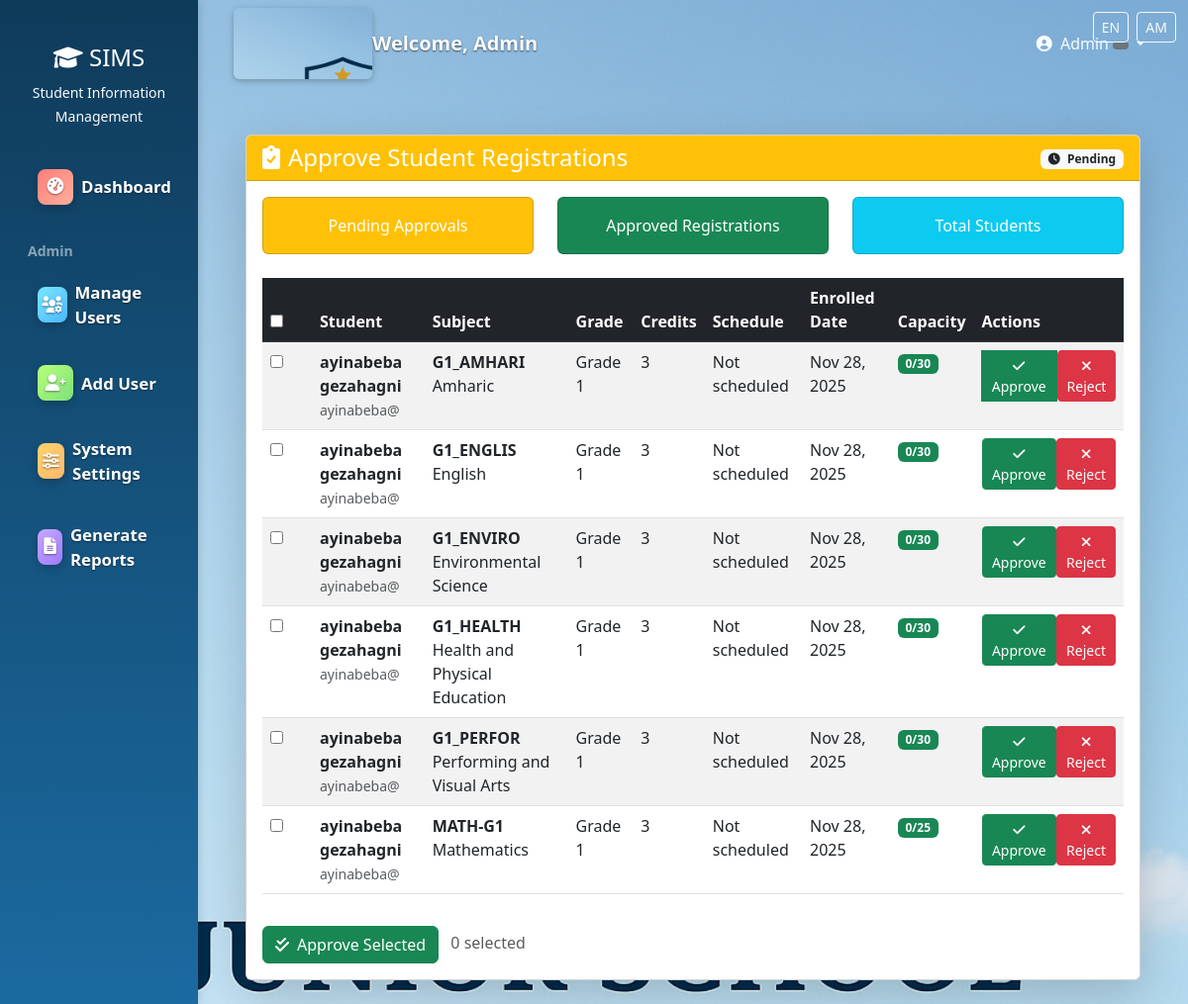
Before: /registrar/approve-registrations/ (signed in) with the older database file.
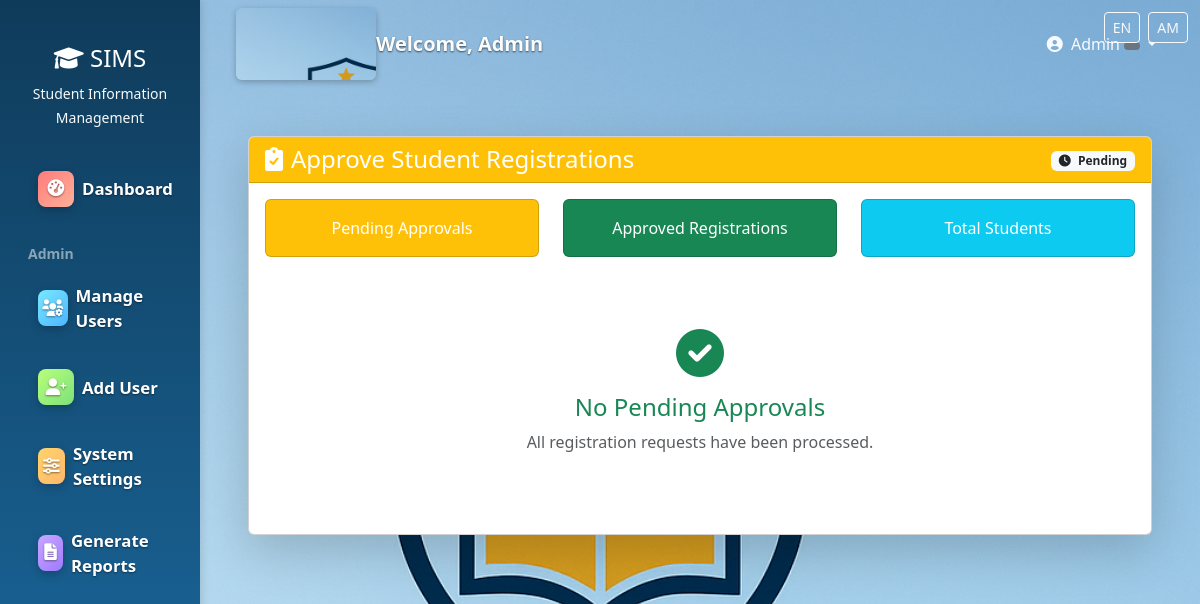
After: the same page with the newer database file.
### subjects/models.py (models this page shows, shortened)
class Enrollment(models.Model):
    SEMESTER_CHOICES = [
        ('first', 'First Semester'),
        ('second', 'Second Semester'),
    ]
    STATUS_CHOICES = [
        ('pending', 'Pending Approval'),
        ('approved', 'Approved'),
        ('waitlisted', 'Waitlisted'),
        ('active', 'Active'),
        ('completed', 'Completed'),
        ('dropped', 'Dropped'),
        ('rejected', 'Rejected'),
    ]
    student = models.ForeignKey(
        User,
        on_delete=models.CASCADE,
        related_name='subject_enrollments',
        limit_choices_to={'role': 'student'}
    )
    subject = models.ForeignKey(
        Subject,
        on_delete=models.CASCADE,
        related_name='enrollments'
    )
    enrolled_date = models.DateField(default=timezone.now)
    academic_year = models.CharField(
        max_length=9,
        help_text="Format: YYYY-YYYY (e.g., 2024-2025)"
    )
    semester = models.CharField(
        max_length=10,
        choices=SEMESTER_CHOICES,
        default='first'
    )
    status = models.CharField(
        max_length=20,
        choices=STATUS_CHOICES,
        default='active'
    )
    final_grade = models.CharField(max_length=5, blank=True)
    result = models.CharField(max_length=50, blank=True, null=True, help_text='Result or remark for this enrollment')
    is_auto_assigned = models.BooleanField(default=False)
    class Meta:
        unique_together = ['student', 'subject', 'academic_year', 'semester']
        ordering = ['-enrolled_date']

class Subject(models.Model):
    GRADE_LEVEL_CHOICES = [
        (1, 'Grade 1'),
        (2, 'Grade 2'),
        (3, 'Grade 3'),
        (4, 'Grade 4'),
        (5, 'Grade 5'),
        (6, 'Grade 6'),
        (7, 'Grade 7'),
        (8, 'Grade 8'),
    ]
    SUBJECT_TYPES = [
        ('core', 'Core'),
        ('elective', 'Elective'),
        ('lab', 'Laboratory'),
    ]
    name = models.CharField(max_length=200)
    code = models.CharField(max_length=20, unique=True)
    description = models.TextField(blank=True)
    credit_hours = models.PositiveIntegerField(default=3, help_text="Credit hours for this subject")
    subject_type = models.CharField(max_length=20, choices=SUBJECT_TYPES, default='core')
    grade_level = models.IntegerField(
        choices=GRADE_LEVEL_CHOICES,
        help_text="Select the grade level for this subject"
    )
    day_of_week = models.CharField(max_length=3, choices=Teacher.DAYS_OF_WEEK, blank=True)
    start_time = models.TimeField(null=True, blank=True)
    end_time = models.TimeField(null=True, blank=True)
    room = models.CharField(max_length=50, blank=True)
    sessions_per_week = models.PositiveSmallIntegerField(default=3, help_text='Number of sessions per week')
    instructor = models.ForeignKey(
        Teacher,
        on_delete=models.SET_NULL,
        null=True,
        blank=True,
        related_name='subjects'
    )
    assigned_by_registrar = models.BooleanField(default=False)
    max_capacity = models.IntegerField(default=30)
    academic_year = models.CharField(max_length=9, blank=True, null=True, help_text='Format: YYYY-YYYY (e.g., 2025-2026)')
    is_active = models.BooleanField(default=True)
    created_at = models.DateTimeField(auto_now_add=True)
    updated_at = models.DateTimeField(auto_now=True)
    @property
    def schedule_display(self):
        if self.day_of_week and self.start_time and self.end_time:
            day_name = dict(Teacher.DAYS_OF_WEEK).get(self.day_of_week, self.day_of_week)
            return f"{day_name} {self.start_time.strftime('%H:%M')} - {self.end_time.strftime('%H:%M')}"
        return "Not scheduled"
    def current_enrollment_count(self, academic_year, semester):
        return self.enrollments.filter(
            academic_year=academic_year,
            semester=semester,
            status='active'
        ).count()
    class Meta:
        ordering = ['grade_level', 'code']

### users/models.py (models this page shows, shortened)
class User(AbstractUser):
    ROLE_CHOICES = (
        ('admin', 'Administrator'),
        ('teacher', 'Teacher'),
        ('student', 'Student'),
        ('registrar', 'Registrar'),
        ('finance', 'Finance Officer'),
        ('parent', 'Parent'),
    )
    role = models.CharField(max_length=20, choices=ROLE_CHOICES)
    phone = models.CharField(max_length=15, blank=True)
    address = models.TextField(blank=True)
    date_of_birth = models.DateField(null=True, blank=True)
    profile_picture = models.ImageField(upload_to='profiles/', null=True, blank=True)
    is_approved = models.BooleanField(default=False)
    created_at = models.DateTimeField(auto_now_add=True)

### users/decorators.py (the view)
        def wrapper(request, *args, **kwargs):
            if request.user.is_authenticated:
                if request.user.role in allowed_roles or request.user.is_superuser:
                    return view_func(request, *args, **kwargs)
            messages.error(request, "You don't have permission to access this page.")
            return redirect('dashboard')

### registrar/views.py (called while the page is built, shortened)
@registrar_required
def approve_registrations(request):
    pending_enrollments = list(Enrollment.objects.filter(status='pending').select_related('student', 'subject'))
    waitlisted_enrollments = list(Enrollment.objects.filter(status='waitlisted').select_related('student', 'subject'))
    for enrollment in pending_enrollments + waitlisted_enrollments:
        try:
            enrollment.current_count = enrollment.subject.current_enrollment_count(enrollment.academic_year, enrollment.semester)
        except Exception:
            enrollment.current_count = 0
    context = {
        'pending_enrollments': pending_enrollments,
        'waitlisted_enrollments': waitlisted_enrollments,
    }
    return render(request, 'registrar/approve_registrations.html', context)

### templates/registrar/approve_registrations.html (shortened to what the changed rows need)
{% extends 'base.html' %}
{% load static %}
{% block content %}
<div class="container-fluid py-4">
    <div class="row">
        <div class="col-12">
            <div class="card shadow-lg">
                <div class="card-body">
                    {% if pending_enrollments %}
                    <form method="POST" action="{% url 'bulk_approve_registrations' %}" id="bulk-approve-form">
                        <div class="table-responsive">
                            <table class="table table-striped table-hover">
                                <thead class="table-dark">
                                    <tr>
                                        <th width="50px">
                                            <input type="checkbox" id="select-all">
                                        </th>
                                        <th>Student</th>
                                        <th>Subject</th>
                                        <th>Grade</th>
                                        <th>Credits</th>
                                        <th>Schedule</th>
                                        <th>Enrolled Date</th>
                                        <th>Capacity</th>
                                        <th>Actions</th>
                                    </tr>
                                </thead>
                                <tbody>
                                    {% for enrollment in pending_enrollments %}
                                    <tr>
                                        <td>
                                            <input type="checkbox" name="enrollment_ids" value="{{ enrollment.id }}" class="enrollment-checkbox">
                                        </td>
                                        <td>
                                            <strong>{{ enrollment.student.get_full_name|default:enrollment.student.username }}</strong>
                                            <br><small class="text-muted">{{ enrollment.student.username }}</small>
                                        </td>
                                        <td>
                                            <strong>{{ enrollment.subject.code }}</strong>
                                            <br>{{ enrollment.subject.name }}
                                        </td>
                                        <td>Grade {{ enrollment.subject.grade_level }}</td>
                                        <td>{{ enrollment.subject.credit_hours }}</td>
                                        <td>{{ enrollment.subject.schedule_display }}</td>
                                        <td>{{ enrollment.enrolled_date|date:"M d, Y" }}</td>
                                        <td>
                                            <span class="badge {% if enrollment.current_count < enrollment.subject.max_capacity %}bg-success{% else %}bg-danger{% endif %}">
                                                {{ enrollment.current_count }}/{{ enrollment.subject.max_capacity }}
                                            </span>
                                        </td>
                                        <td>
                                            <div class="btn-group btn-group-sm">
                                                <form method="POST" action="{% url 'approve_single_registration' enrollment.id %}" class="d-inline">
                                                    <button type="submit" class="btn btn-success btn-sm"
                                                            {% if enrollment.current_count >= enrollment.subject.max_capacity %}disabled{% endif %}>
                                                        <i class="fas fa-check"></i> Approve
                                                    </button>
                                                </form>
                                                <form method="POST" action="{% url 'reject_single_registration' enrollment.id %}" class="d-inline">
                                                    <button type="submit" class="btn btn-danger btn-sm" onclick="return confirm('Reject this registration?')">
                                                        <i class="fas fa-times"></i> Reject
                                                    </button>
                                                </form>
                                            </div>
                                        </td>
                                    </tr>
                                    {% endfor %}
                                </tbody>
                            </table>
                        </div>
                        <div class="mt-3">
                            <button type="submit" class="btn btn-success">
                                <i class="fas fa-check-double me-2"></i>Approve Selected
                            </button>
                            <span class="ms-2 text-muted">
                                <span id="selected-count">0</span> selected
                            </span>
                        </div>
                    </form>
                    {% else %}
                    <div class="text-center py-5">
                        <i class="fas fa-check-circle fa-3x text-success mb-3"></i>
                        <h4 class="text-success">No Pending Approvals</h4>
                        <p class="text-muted">All registration requests have been processed.</p>
                    </div>
                    {% endif %}
                </div>
            </div>
        </div>
    </div>
</div>
{% endblock %}

Changed rows visible on the page:
no longer on this page (row edited): Enrollment: student.get_full_name "ayinabeba gezahagni", student.username "ayinabeba@", subject.code "G1_AMHARI", subject.name "Amharic", subject.grade_level "1", subject.credit_hours "3", subject.schedule_display "Not scheduled", enrolled_date "Nov 28, 2025", current_count "0", subject.max_capacity "30"
no longer on this page (row edited): Enrollment: student.get_full_name "ayinabeba gezahagni", student.username "ayinabeba@", subject.code "G1_ENGLIS", subject.name "English", subject.grade_level "1", subject.credit_hours "3", subject.schedule_display "Not scheduled", enrolled_date "Nov 28, 2025", current_count "0", subject.max_capacity "30"
no longer on this page (row edited): Enrollment: student.get_full_name "ayinabeba gezahagni", student.username "ayinabeba@", subject.code "G1_ENVIRO", subject.name "Environmental Science", subject.grade_level "1", subject.credit_hours "3", subject.schedule_display "Not scheduled", enrolled_date "Nov 28, 2025", current_count "0", subject.max_capacity "30"
no longer on this page (row edited): Enrollment: student.get_full_name "ayinabeba gezahagni", student.username "ayinabeba@", subject.code "G1_HEALTH", subject.name "Health and Physical Education", subject.grade_level "1", subject.credit_hours "3", subject.schedule_display "Not scheduled", enrolled_date "Nov 28, 2025", current_count "0", subject.max_capacity "30"
no longer on this page (row edited): Enrollment: student.get_full_name "ayinabeba gezahagni", student.username "ayinabeba@", subject.code "G1_PERFOR", subject.name "Performing and Visual Arts", subject.grade_level "1", subject.credit_hours "3", subject.schedule_display "Not scheduled", enrolled_date "Nov 28, 2025", current_count "0", subject.max_capacity "30"
no longer on this page (row edited): Enrollment: student.get_full_name "ayinabeba gezahagni", student.username "ayinabeba@", subject.code "MATH-G1", subject.name "Mathematics", subject.grade_level "1", subject.credit_hours "3", subject.schedule_display "Not scheduled", enrolled_date "Nov 28, 2025", current_count "0", subject.max_capacity "25"
Other visible differences:
form field value: "☐" → (not shown)
text no longer shown: "Student Subject Grade Credits Schedule Enrolled Date Capacity Actions Approve Selected 0 selected"
text now shown: "No Pending Approvals All registration requests have been processed."
